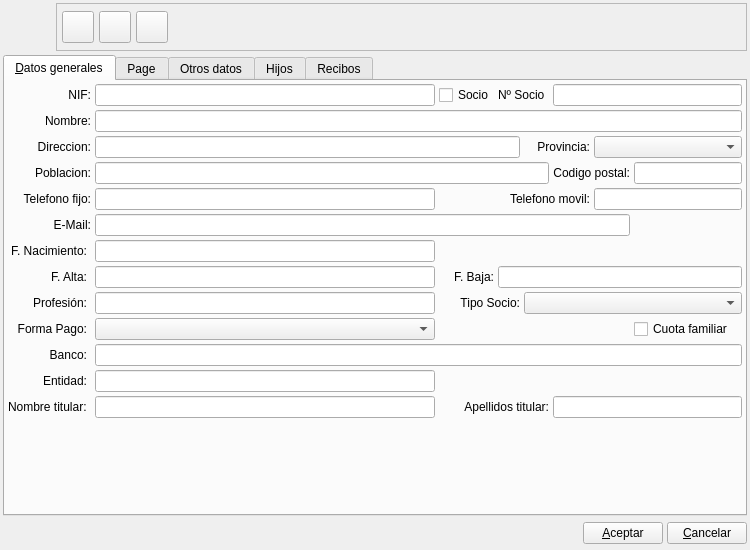
<?xml version="1.0" encoding="UTF-8"?>
<ui version="4.0">
 <author>Alvaro de Miguel</author>
 <class>TutorBase</class>
 <widget class="QWidget" name="TutorBase">
  <property name="geometry">
   <rect>
    <x>0</x>
    <y>0</y>
    <width>750</width>
    <height>550</height>
   </rect>
  </property>
  <property name="minimumSize">
   <size>
    <width>750</width>
    <height>550</height>
   </size>
  </property>
  <property name="windowTitle">
   <string>Nuevo Socio</string>
  </property>
  <property name="windowIcon">
   <iconset resource="../pluginbf_profesor/gestionaula.qrc">
    <normaloff>:/ImgGestionAula/icons/tutor-new.png</normaloff>:/ImgGestionAula/icons/tutor-new.png</iconset>
  </property>
  <layout class="QGridLayout" name="gridLayout_5">
   <item row="0" column="0">
    <layout class="QHBoxLayout">
     <property name="spacing">
      <number>5</number>
     </property>
     <property name="margin">
      <number>0</number>
     </property>
     <item>
      <widget class="QLabel" name="label">
       <property name="minimumSize">
        <size>
         <width>48</width>
         <height>48</height>
        </size>
       </property>
       <property name="maximumSize">
        <size>
         <width>48</width>
         <height>48</height>
        </size>
       </property>
       <property name="text">
        <string/>
       </property>
       <property name="pixmap">
        <pixmap resource="../pluginbf_profesor/gestionaula.qrc">:/ImgGestionAula/icons/tutor-new.png</pixmap>
       </property>
       <property name="scaledContents">
        <bool>true</bool>
       </property>
      </widget>
     </item>
     <item>
      <widget class="QFrame" name="frame">
       <property name="frameShape">
        <enum>QFrame::StyledPanel</enum>
       </property>
       <property name="frameShadow">
        <enum>QFrame::Raised</enum>
       </property>
       <layout class="QHBoxLayout">
        <property name="spacing">
         <number>5</number>
        </property>
        <property name="margin">
         <number>5</number>
        </property>
        <item>
         <widget class="QToolButton" name="mui_guardar">
          <property name="minimumSize">
           <size>
            <width>32</width>
            <height>32</height>
           </size>
          </property>
          <property name="maximumSize">
           <size>
            <width>32</width>
            <height>32</height>
           </size>
          </property>
          <property name="toolTip">
           <string>Guardar Socio</string>
          </property>
          <property name="whatsThis">
           <string>Guardar Socio</string>
          </property>
          <property name="text">
           <string/>
          </property>
          <property name="icon">
           <iconset resource="../../../bulmages.qrc">
            <normaloff>:/Images/edit-save.png</normaloff>:/Images/edit-save.png</iconset>
          </property>
          <property name="iconSize">
           <size>
            <width>22</width>
            <height>22</height>
           </size>
          </property>
          <property name="shortcut">
           <string>Ctrl+S</string>
          </property>
         </widget>
        </item>
        <item>
         <widget class="QToolButton" name="mui_borrar">
          <property name="minimumSize">
           <size>
            <width>32</width>
            <height>32</height>
           </size>
          </property>
          <property name="maximumSize">
           <size>
            <width>32</width>
            <height>32</height>
           </size>
          </property>
          <property name="toolTip">
           <string>Borrar Socio</string>
          </property>
          <property name="whatsThis">
           <string>Borrar Socio</string>
          </property>
          <property name="text">
           <string/>
          </property>
          <property name="icon">
           <iconset resource="../../../bulmages.qrc">
            <normaloff>:/Images/edit-delete.png</normaloff>:/Images/edit-delete.png</iconset>
          </property>
          <property name="iconSize">
           <size>
            <width>22</width>
            <height>22</height>
           </size>
          </property>
          <property name="shortcut">
           <string>Ctrl+D</string>
          </property>
         </widget>
        </item>
        <item>
         <widget class="QToolButton" name="mui_imprimir">
          <property name="minimumSize">
           <size>
            <width>32</width>
            <height>32</height>
           </size>
          </property>
          <property name="maximumSize">
           <size>
            <width>32</width>
            <height>32</height>
           </size>
          </property>
          <property name="toolTip">
           <string>Borrar Socio</string>
          </property>
          <property name="whatsThis">
           <string>Borrar Socio</string>
          </property>
          <property name="text">
           <string/>
          </property>
          <property name="icon">
           <iconset resource="../../../bulmages.qrc">
            <normaloff>:/Images/document-print.png</normaloff>:/Images/document-print.png</iconset>
          </property>
          <property name="iconSize">
           <size>
            <width>22</width>
            <height>22</height>
           </size>
          </property>
          <property name="shortcut">
           <string>Ctrl+I</string>
          </property>
         </widget>
        </item>
        <item>
         <spacer>
          <property name="orientation">
           <enum>Qt::Horizontal</enum>
          </property>
          <property name="sizeType">
           <enum>QSizePolicy::Expanding</enum>
          </property>
          <property name="sizeHint" stdset="0">
           <size>
            <width>41</width>
            <height>34</height>
           </size>
          </property>
         </spacer>
        </item>
       </layout>
      </widget>
     </item>
    </layout>
   </item>
   <item row="2" column="0">
    <layout class="QHBoxLayout">
     <property name="spacing">
      <number>4</number>
     </property>
     <property name="margin">
      <number>0</number>
     </property>
     <item>
      <spacer>
       <property name="orientation">
        <enum>Qt::Horizontal</enum>
       </property>
       <property name="sizeType">
        <enum>QSizePolicy::Expanding</enum>
       </property>
       <property name="sizeHint" stdset="0">
        <size>
         <width>201</width>
         <height>27</height>
        </size>
       </property>
      </spacer>
     </item>
     <item>
      <widget class="QPushButton" name="mui_aceptar">
       <property name="text">
        <string>&amp;Aceptar</string>
       </property>
      </widget>
     </item>
     <item>
      <widget class="QPushButton" name="mui_cancelar">
       <property name="text">
        <string>&amp;Cancelar</string>
       </property>
      </widget>
     </item>
    </layout>
   </item>
   <item row="1" column="0">
    <widget class="QTabWidget" name="mui_tab">
     <property name="enabled">
      <bool>true</bool>
     </property>
     <property name="currentIndex">
      <number>0</number>
     </property>
     <widget class="QWidget" name="Tab1">
      <attribute name="title">
       <string>&amp;Datos generales</string>
      </attribute>
      <layout class="QGridLayout" name="gridLayout_2">
       <item row="0" column="0" colspan="2">
        <widget class="QLabel" name="textLabel2_5">
         <property name="text">
          <string>NIF:</string>
         </property>
         <property name="alignment">
          <set>Qt::AlignRight|Qt::AlignTrailing|Qt::AlignVCenter</set>
         </property>
         <property name="buddy">
          <cstring>mui_cifcliente</cstring>
         </property>
        </widget>
       </item>
       <item row="0" column="2">
        <widget class="QLineEdit" name="mui_cifcliente">
         <property name="maxLength">
          <number>200</number>
         </property>
        </widget>
       </item>
       <item row="0" column="3">
        <widget class="QCheckBox" name="mui_sociocliente">
         <property name="text">
          <string>Socio</string>
         </property>
        </widget>
       </item>
       <item row="0" column="4" colspan="2">
        <widget class="QLabel" name="label_2">
         <property name="text">
          <string>Nº Socio</string>
         </property>
         <property name="buddy">
          <cstring>mui_numsociocliente</cstring>
         </property>
        </widget>
       </item>
       <item row="0" column="6" colspan="3">
        <widget class="QLineEdit" name="mui_numsociocliente"/>
       </item>
       <item row="1" column="0" colspan="2">
        <widget class="QLabel" name="textLabel2_2">
         <property name="text">
          <string>Nombre:</string>
         </property>
         <property name="alignment">
          <set>Qt::AlignRight|Qt::AlignTrailing|Qt::AlignVCenter</set>
         </property>
         <property name="buddy">
          <cstring>mui_nomcliente</cstring>
         </property>
        </widget>
       </item>
       <item row="1" column="2" colspan="7">
        <widget class="QLineEdit" name="mui_nomcliente">
         <property name="sizePolicy">
          <sizepolicy hsizetype="Expanding" vsizetype="Preferred">
           <horstretch>0</horstretch>
           <verstretch>0</verstretch>
          </sizepolicy>
         </property>
        </widget>
       </item>
       <item row="2" column="0" colspan="2">
        <widget class="QLabel" name="textLabel2_6">
         <property name="text">
          <string>Direccion:</string>
         </property>
         <property name="alignment">
          <set>Qt::AlignRight|Qt::AlignTrailing|Qt::AlignVCenter</set>
         </property>
         <property name="buddy">
          <cstring>mui_dircliente</cstring>
         </property>
        </widget>
       </item>
       <item row="2" column="2" colspan="3">
        <widget class="QLineEdit" name="mui_dircliente">
         <property name="maxLength">
          <number>100</number>
         </property>
        </widget>
       </item>
       <item row="2" column="5" colspan="2">
        <widget class="QLabel" name="textLabel2_9_2">
         <property name="text">
          <string>Provincia:</string>
         </property>
         <property name="alignment">
          <set>Qt::AlignRight|Qt::AlignTrailing|Qt::AlignVCenter</set>
         </property>
         <property name="buddy">
          <cstring>mui_idprovincia</cstring>
         </property>
        </widget>
       </item>
       <item row="2" column="7" colspan="2">
        <widget class="BlComboBox" name="mui_idprovincia"/>
       </item>
       <item row="3" column="0" colspan="2">
        <widget class="QLabel" name="textLabel2_9">
         <property name="text">
          <string>Poblacion:</string>
         </property>
         <property name="alignment">
          <set>Qt::AlignRight|Qt::AlignTrailing|Qt::AlignVCenter</set>
         </property>
         <property name="buddy">
          <cstring>mui_poblcliente</cstring>
         </property>
        </widget>
       </item>
       <item row="3" column="2" colspan="4">
        <widget class="QLineEdit" name="mui_poblcliente">
         <property name="maxLength">
          <number>40</number>
         </property>
        </widget>
       </item>
       <item row="3" column="6" colspan="2">
        <widget class="QLabel" name="textLabel2_7">
         <property name="sizePolicy">
          <sizepolicy hsizetype="Fixed" vsizetype="Fixed">
           <horstretch>0</horstretch>
           <verstretch>0</verstretch>
          </sizepolicy>
         </property>
         <property name="text">
          <string>Codigo postal:</string>
         </property>
         <property name="alignment">
          <set>Qt::AlignRight|Qt::AlignTrailing|Qt::AlignVCenter</set>
         </property>
         <property name="buddy">
          <cstring>mui_cpcliente</cstring>
         </property>
        </widget>
       </item>
       <item row="3" column="8">
        <widget class="QLineEdit" name="mui_cpcliente">
         <property name="sizePolicy">
          <sizepolicy hsizetype="Fixed" vsizetype="Fixed">
           <horstretch>0</horstretch>
           <verstretch>0</verstretch>
          </sizepolicy>
         </property>
         <property name="maxLength">
          <number>10</number>
         </property>
        </widget>
       </item>
       <item row="4" column="0" colspan="2">
        <widget class="QLabel" name="textLabel2_8">
         <property name="text">
          <string>Telefono fijo:</string>
         </property>
         <property name="alignment">
          <set>Qt::AlignRight|Qt::AlignTrailing|Qt::AlignVCenter</set>
         </property>
         <property name="buddy">
          <cstring>mui_telcliente</cstring>
         </property>
        </widget>
       </item>
       <item row="4" column="2">
        <widget class="QLineEdit" name="mui_telcliente">
         <property name="maxLength">
          <number>20</number>
         </property>
        </widget>
       </item>
       <item row="4" column="3" colspan="4">
        <widget class="QLabel" name="textLabel2_8_5">
         <property name="text">
          <string>Telefono movil:</string>
         </property>
         <property name="alignment">
          <set>Qt::AlignRight|Qt::AlignTrailing|Qt::AlignVCenter</set>
         </property>
         <property name="buddy">
          <cstring>mui_movilcliente</cstring>
         </property>
        </widget>
       </item>
       <item row="4" column="7" colspan="2">
        <widget class="QLineEdit" name="mui_movilcliente">
         <property name="maxLength">
          <number>20</number>
         </property>
        </widget>
       </item>
       <item row="5" column="0" rowspan="2" colspan="2">
        <widget class="QLabel" name="textLabel2_8_3">
         <property name="text">
          <string>E-Mail:</string>
         </property>
         <property name="alignment">
          <set>Qt::AlignRight|Qt::AlignTrailing|Qt::AlignVCenter</set>
         </property>
         <property name="buddy">
          <cstring>mui_mailcliente</cstring>
         </property>
        </widget>
       </item>
       <item row="5" column="2" rowspan="2" colspan="6">
        <widget class="QLineEdit" name="mui_mailcliente">
         <property name="maxLength">
          <number>100</number>
         </property>
        </widget>
       </item>
       <item row="17" column="3">
        <spacer name="verticalSpacer">
         <property name="orientation">
          <enum>Qt::Vertical</enum>
         </property>
         <property name="sizeHint" stdset="0">
          <size>
           <width>20</width>
           <height>12</height>
          </size>
         </property>
        </spacer>
       </item>
       <item row="7" column="2">
        <widget class="QLineEdit" name="mui_fnacimientocliente"/>
       </item>
       <item row="7" column="0">
        <widget class="QLabel" name="label_fnacimientocliente">
         <property name="text">
          <string>F. Nacimiento:</string>
         </property>
         <property name="alignment">
          <set>Qt::AlignRight|Qt::AlignTrailing|Qt::AlignVCenter</set>
         </property>
        </widget>
       </item>
       <item row="8" column="2">
        <widget class="QLineEdit" name="mui_faltacliente"/>
       </item>
       <item row="8" column="0">
        <widget class="QLabel" name="label_faltacliente">
         <property name="text">
          <string>F. Alta:</string>
         </property>
         <property name="alignment">
          <set>Qt::AlignRight|Qt::AlignTrailing|Qt::AlignVCenter</set>
         </property>
        </widget>
       </item>
       <item row="8" column="3">
        <widget class="QLabel" name="label_fbajacliente">
         <property name="text">
          <string>F. Baja:</string>
         </property>
         <property name="alignment">
          <set>Qt::AlignRight|Qt::AlignTrailing|Qt::AlignVCenter</set>
         </property>
        </widget>
       </item>
       <item row="8" column="4" colspan="5">
        <widget class="QLineEdit" name="mui_fbajacliente"/>
       </item>
       <item row="11" column="0">
        <widget class="QLabel" name="label_profesioncliente">
         <property name="text">
          <string>Profesión:</string>
         </property>
         <property name="alignment">
          <set>Qt::AlignRight|Qt::AlignTrailing|Qt::AlignVCenter</set>
         </property>
        </widget>
       </item>
       <item row="11" column="2">
        <widget class="QLineEdit" name="mui_profesioncliente"/>
       </item>
       <item row="11" column="3" colspan="2">
        <widget class="QLabel" name="label_idtiposocio">
         <property name="text">
          <string>Tipo Socio:</string>
         </property>
         <property name="alignment">
          <set>Qt::AlignRight|Qt::AlignTrailing|Qt::AlignVCenter</set>
         </property>
        </widget>
       </item>
       <item row="11" column="5" colspan="4">
        <widget class="BlComboBox" name="mui_idtiposocio"/>
       </item>
       <item row="12" column="0">
        <widget class="QLabel" name="label_3">
         <property name="text">
          <string>Forma Pago:</string>
         </property>
         <property name="alignment">
          <set>Qt::AlignRight|Qt::AlignTrailing|Qt::AlignVCenter</set>
         </property>
        </widget>
       </item>
       <item row="12" column="2">
        <widget class="BfBuscarFormaPago" name="mui_idforma_pago"/>
       </item>
       <item row="14" column="0">
        <widget class="QLabel" name="textLabel2_4_3">
         <property name="text">
          <string>Banco:</string>
         </property>
         <property name="alignment">
          <set>Qt::AlignRight|Qt::AlignTrailing|Qt::AlignVCenter</set>
         </property>
         <property name="buddy">
          <cstring>mui_bancocliente</cstring>
         </property>
        </widget>
       </item>
       <item row="14" column="2" colspan="7">
        <widget class="BlBankEdit" name="mui_bancocliente">
         <property name="sizePolicy">
          <sizepolicy hsizetype="Expanding" vsizetype="Fixed">
           <horstretch>0</horstretch>
           <verstretch>0</verstretch>
          </sizepolicy>
         </property>
        </widget>
       </item>
       <item row="12" column="8">
        <widget class="QCheckBox" name="mui_cuotafamiliar">
         <property name="text">
          <string>Cuota familiar</string>
         </property>
        </widget>
       </item>
       <item row="16" column="0">
        <widget class="QLabel" name="label_nombretitularbancocliente">
         <property name="text">
          <string>Nombre titular:</string>
         </property>
        </widget>
       </item>
       <item row="16" column="2">
        <widget class="QLineEdit" name="mui_nombretitularbancocliente"/>
       </item>
       <item row="16" column="3" colspan="3">
        <widget class="QLabel" name="label_apellidotitularbancocliente">
         <property name="text">
          <string>Apellidos titular:</string>
         </property>
         <property name="alignment">
          <set>Qt::AlignRight|Qt::AlignTrailing|Qt::AlignVCenter</set>
         </property>
        </widget>
       </item>
       <item row="16" column="6" colspan="3">
        <widget class="QLineEdit" name="mui_apellidotitularbancocliente"/>
       </item>
       <item row="15" column="0">
        <widget class="QLabel" name="label_entidadbancocliente">
         <property name="text">
          <string>Entidad:</string>
         </property>
         <property name="alignment">
          <set>Qt::AlignRight|Qt::AlignTrailing|Qt::AlignVCenter</set>
         </property>
        </widget>
       </item>
       <item row="15" column="2">
        <widget class="QLineEdit" name="mui_entidadbancocliente"/>
       </item>
      </layout>
     </widget>
     <widget class="QWidget" name="tab_2">
      <attribute name="title">
       <string>Page</string>
      </attribute>
     </widget>
     <widget class="QWidget" name="tabOtros">
      <attribute name="title">
       <string>Otros datos</string>
      </attribute>
      <layout class="QGridLayout" name="gridLayout">
       <item row="0" column="0" colspan="2">
        <widget class="QLabel" name="textLabel2_4_2_2">
         <property name="text">
          <string>Comentarios:</string>
         </property>
         <property name="buddy">
          <cstring>mui_comentcliente</cstring>
         </property>
        </widget>
       </item>
       <item row="1" column="0" colspan="3">
        <widget class="QTextEdit" name="mui_comentcliente">
         <property name="sizePolicy">
          <sizepolicy hsizetype="Expanding" vsizetype="Expanding">
           <horstretch>0</horstretch>
           <verstretch>0</verstretch>
          </sizepolicy>
         </property>
         <property name="tabChangesFocus">
          <bool>true</bool>
         </property>
        </widget>
       </item>
      </layout>
     </widget>
     <widget class="QWidget" name="tab">
      <attribute name="title">
       <string>Hijos</string>
      </attribute>
      <layout class="QGridLayout" name="gridLayout_3">
       <item row="0" column="0">
        <widget class="ListAlumnosSocioView" name="mui_alumnosList"/>
       </item>
      </layout>
     </widget>
     <widget class="QWidget" name="tab_3">
      <attribute name="title">
       <string>Recibos</string>
      </attribute>
      <layout class="QGridLayout" name="gridLayout_4">
       <item row="0" column="0">
        <widget class="BfSubForm" name="mui_listrecibos"/>
       </item>
      </layout>
     </widget>
    </widget>
   </item>
  </layout>
 </widget>
 <layoutdefault spacing="4" margin="3"/>
 <customwidgets>
  <customwidget>
   <class>BfSubForm</class>
   <extends>QTableWidget</extends>
   <header>bfsubform.h</header>
  </customwidget>
  <customwidget>
   <class>BlBankEdit</class>
   <extends>QLineEdit</extends>
   <header>blbankedit.h</header>
  </customwidget>
  <customwidget>
   <class>BlComboBox</class>
   <extends>QComboBox</extends>
   <header>blcombobox.h</header>
  </customwidget>
  <customwidget>
   <class>ListAlumnosSocioView</class>
   <extends>QTableWidget</extends>
   <header>socioview.h</header>
  </customwidget>
  <customwidget>
   <class>BfBuscarFormaPago</class>
   <extends>QComboBox</extends>
   <header>bfbuscarformapago.h</header>
  </customwidget>
 </customwidgets>
 <tabstops>
  <tabstop>mui_telcliente</tabstop>
  <tabstop>mui_aceptar</tabstop>
  <tabstop>mui_imprimir</tabstop>
  <tabstop>mui_cancelar</tabstop>
  <tabstop>mui_borrar</tabstop>
  <tabstop>mui_poblcliente</tabstop>
  <tabstop>mui_cifcliente</tabstop>
  <tabstop>mui_tab</tabstop>
  <tabstop>mui_mailcliente</tabstop>
  <tabstop>mui_dircliente</tabstop>
  <tabstop>mui_sociocliente</tabstop>
  <tabstop>mui_guardar</tabstop>
  <tabstop>mui_numsociocliente</tabstop>
  <tabstop>mui_idprovincia</tabstop>
  <tabstop>mui_cpcliente</tabstop>
  <tabstop>mui_movilcliente</tabstop>
  <tabstop>mui_alumnosList</tabstop>
  <tabstop>mui_comentcliente</tabstop>
  <tabstop>mui_nomcliente</tabstop>
  <tabstop>mui_listrecibos</tabstop>
  <tabstop>mui_bancocliente</tabstop>
  <tabstop>mui_idforma_pago</tabstop>
  <tabstop>mui_fnacimientocliente</tabstop>
  <tabstop>mui_faltacliente</tabstop>
  <tabstop>mui_fbajacliente</tabstop>
  <tabstop>mui_profesioncliente</tabstop>
  <tabstop>mui_idtiposocio</tabstop>
 </tabstops>
 <resources>
  <include location="../../../bulmages.qrc"/>
  <include location="../pluginbf_profesor/gestionaula.qrc"/>
 </resources>
 <connections>
  <connection>
   <sender>mui_sociocliente</sender>
   <signal>toggled(bool)</signal>
   <receiver>mui_numsociocliente</receiver>
   <slot>setEnabled(bool)</slot>
   <hints>
    <hint type="sourcelabel">
     <x>426</x>
     <y>114</y>
    </hint>
    <hint type="destinationlabel">
     <x>665</x>
     <y>116</y>
    </hint>
   </hints>
  </connection>
 </connections>
</ui>
